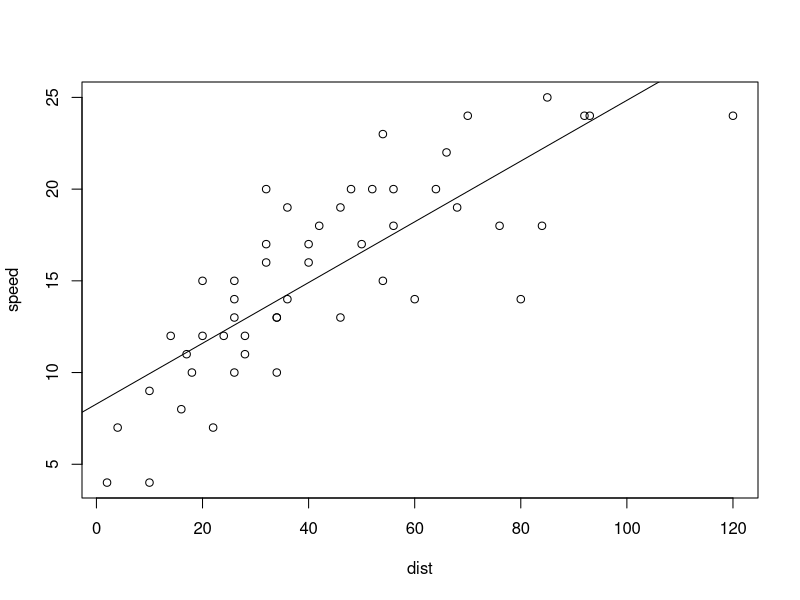
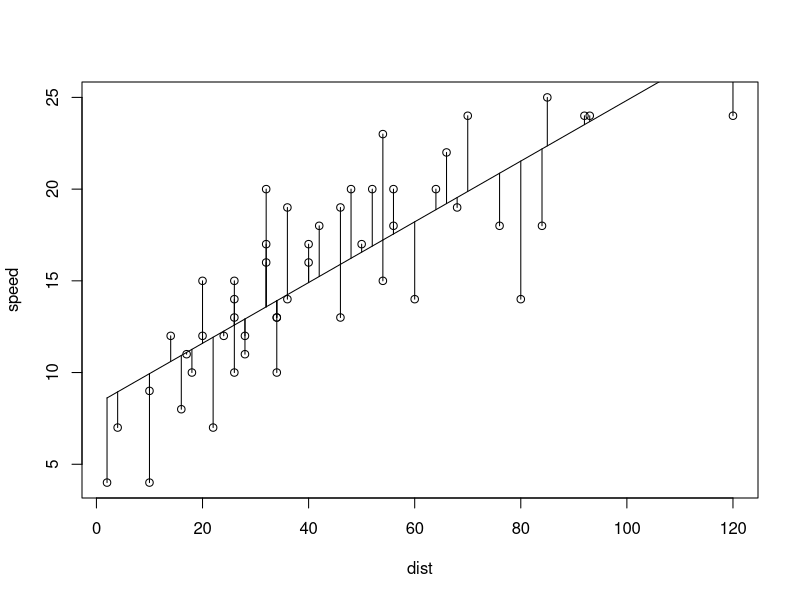
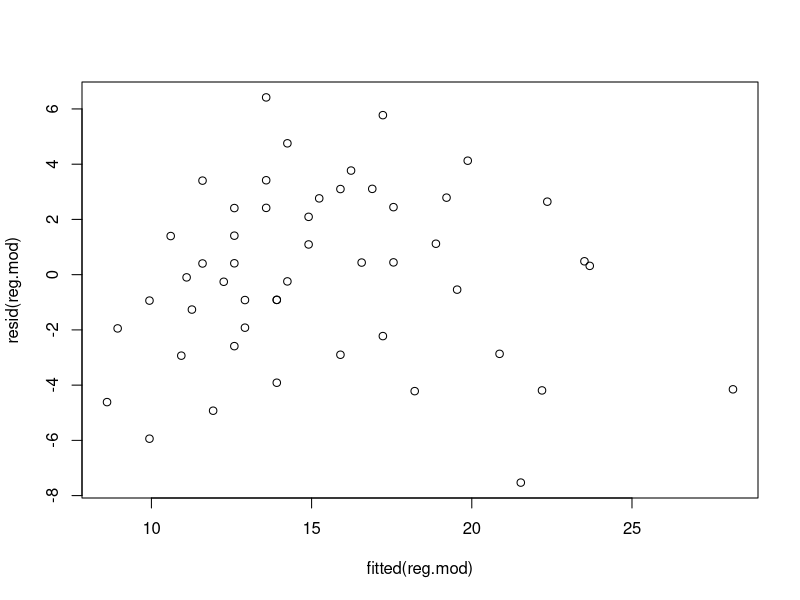
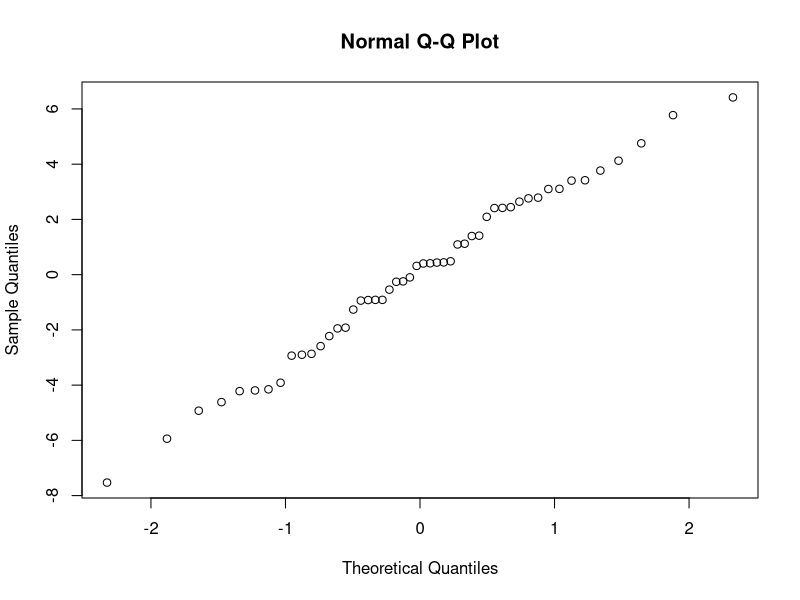

Generate these figures, in order, with R:
#linear regression modeling is useful for describing the relationship between two variables
attach(cars)

#describe speed as a function of distance
#use lm (linear model) for linear regression analysis
# ~ should be read as described by 
#result of lm is encapsulated in a model object and we can use extractor functions, 
#such as 'summary' to obtain the values
reg.mod <- lm(speed ~ dist)

#yi lies on a straight line, Beta regression coefficient is the slope or the increase per unit change in x
#the line intersects the y - axis at the intercept
#parameters can be estimated using the method of least squares
#the empirical slope will deviate from the true values due to sampling variation
summary(reg.mod)

# Call:
# lm(formula = speed ~ dist)

# Residuals:
#     Min      1Q  Median      3Q     Max 
# -7.5293 -2.1550  0.3615  2.4377  6.4179 

# Coefficients:
#             Estimate Std. Error t value Pr(>|t|)    
# (Intercept)  8.28391    0.87438   9.474 1.44e-12 ***
# dist         0.16557    0.01749   9.464 1.49e-12 ***
# ---
# Signif. codes:  0 ‘***’ 0.001 ‘**’ 0.01 ‘*’ 0.05 ‘.’ 0.1 ‘ ’ 1

# Residual standard error: 3.156 on 48 degrees of freedom
# Multiple R-squared:  0.6511,	Adjusted R-squared:  0.6438 
# F-statistic: 89.57 on 1 and 48 DF,  p-value: 1.49e-12

#The best fitting straight line is speed = 8.284 + 0.166 x dist
#0.166 increase per unit change in dist

#0 < p value <0.05

#draw the points and add a fitted line
plot(dist, speed)
abline(reg.mod)

#the function 'fitted' returns fitted values or the y-values that would be expected for the given x-values
#acording to the best fitting straight line
fitted(reg.mod)

#         1         2         3         4         5         6         7         8 
#  8.615041  9.939581  8.946176 11.926392 10.932987  9.939581 11.264122 12.588663 
#         9        10        11        12        13        14        15        16 
# 13.913203 11.098554 12.919798 10.601852 11.595257 12.257527 12.919798 12.588663 
#        17        18        19        20        21        22        23        24 
# 13.913203 13.913203 15.900014 12.588663 14.244338 18.217960 21.529312 11.595257 
#        25        26        27        28        29        30        31        32 
# 12.588663 17.224555 13.582068 14.906609 13.582068 14.906609 16.562284 15.237744 
#        33        34        35        36        37        38        39        40 
# 17.555690 20.867041 22.191582 14.244338 15.900014 19.542501 13.582068 16.231149 
#        41        42        43        44        45        46        47        48 
# 16.893420 17.555690 18.880230 19.211366 17.224555 19.873636 23.516123 23.681690 
#        49        50 
# 28.152015 22.357149 

#resid function returns the difference between the fitted value and the observed value
resid(reg.mod)

#           1           2           3           4           5           6 
# -4.61504079 -5.93958139 -1.94617594 -4.92639228 -2.93298684 -0.93958139 
#           7           8           9          10          11          12 
# -1.26412199 -2.58866258 -3.91320318 -0.09855441 -1.91979773  1.39814831 
#          13          14          15          16          17          18 
#  0.40474287 -0.25752743 -0.91979773  0.41133742 -0.91320318 -0.91320318 
#          19          20          21          22          23          24 
# -2.90001408  1.41133742 -0.24433833 -4.21796012 -7.52931161  3.40474287 
#          25          26          27          28          29          30 
#  2.41133742 -2.22455467  2.41793197  1.09339137  3.41793197  2.09339137 
#          31          32          33          34          35          36 
#  0.43771563  2.76225622  0.44431018 -2.86704131 -4.19158191  4.75566167 
#          37          38          39          40          41          42 
#  3.09998592 -0.54250072  6.41793197  3.76885078  3.10658048  2.44431018 
#          43          44          45          46          47          48 
#  1.11976958  2.78863443  5.77544533  4.12636413  0.48387749  0.31830992 
#          49          50 
# -4.15201460  2.64285051 

#put fitted line on plot
plot(dist, speed)
lines(dist, fitted(reg.mod))

#plot w/ residuals connected to the observations on the fitted line
segments(dist, fitted(reg.mod), dist, speed)

#plot of residuals versus fitted values
plot(fitted(reg.mod), resid(reg.mod))

#check if residuals come from a normal distribution
qqnorm(resid(reg.mod))

#fitted values
predict(reg.mod)


#         1         2         3         4         5         6         7         8 
#  8.615041  9.939581  8.946176 11.926392 10.932987  9.939581 11.264122 12.588663 
#         9        10        11        12        13        14        15        16 
# 13.913203 11.098554 12.919798 10.601852 11.595257 12.257527 12.919798 12.588663 
#        17        18        19        20        21        22        23        24 
# 13.913203 13.913203 15.900014 12.588663 14.244338 18.217960 21.529312 11.595257 
#        25        26        27        28        29        30        31        32 
# 12.588663 17.224555 13.582068 14.906609 13.582068 14.906609 16.562284 15.237744 
#        33        34        35        36        37        38        39        40 
# 17.555690 20.867041 22.191582 14.244338 15.900014 19.542501 13.582068 16.231149 
#        41        42        43        44        45        46        47        48 
# 16.893420 17.555690 18.880230 19.211366 17.224555 19.873636 23.516123 23.681690 
#        49        50 
# 28.152015 22.357149 

#expected values with confidence intervals
predict(reg.mod, int = "c")

#         fit       lwr      upr
# 1   8.615041  6.917090 10.31299
# 2   9.939581  8.472965 11.40620
# 3   8.946176  7.307526 10.58483
# 4  11.926392 10.764584 13.08820
# 5  10.932987  9.626909 12.23906

#prediction for new cars with these dist values
predict(reg.mod, int = "p")
#          fit       lwr      upr
# 1   8.615041  2.046715 15.18337
# 2   9.939581  3.427222 16.45194
# 3   8.946176  2.392929 15.49942
# 4  11.926392  5.475837 18.37695
# 5  10.932987  4.454892 17.41108

# Warning message:
# In predict.lm(reg.mod, int = "p") :
#   predictions on current data refer to _future_ responses
 

#Correlation

#correlation coefficient measures the level of association between two random variables 
#ranges from -1 to 1 the extremes equal perfect correlation and zero equals no correlation
#negative when large values of one variable are associated with small values of another
#positive if both variables tend to be large or small simultaneously

cor.test(speed, dist)

# Pearson's product-moment correlation

# data:  speed and dist
# t = 9.464, df = 48, p-value = 1.49e-12
# alternative hypothesis: true correlation is not equal to 0
# 95 percent confidence interval:
#  0.6816422 0.8862036
# sample estimates:
#       cor 
# 0.8068949 
